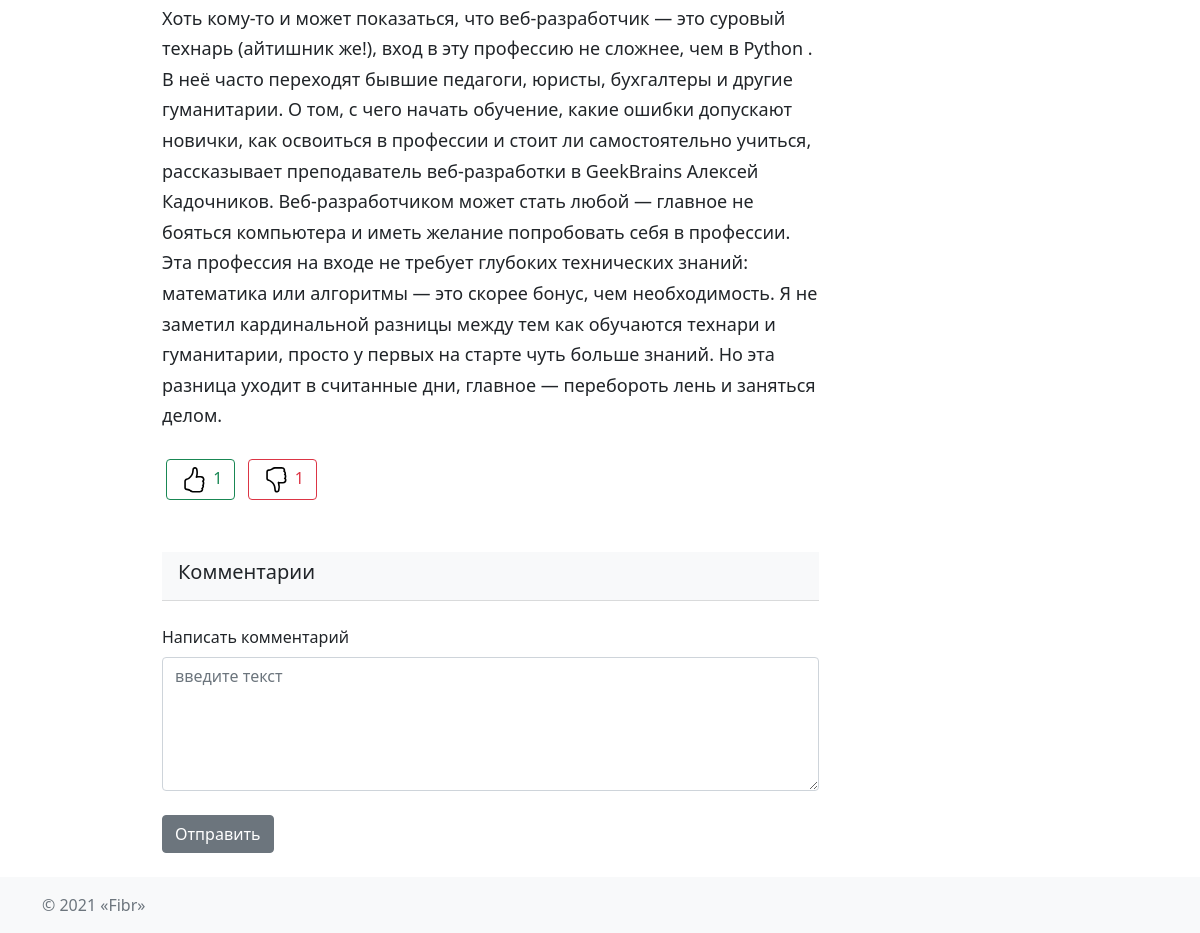
Page /article/10/ (lower part) on the earlier database version.
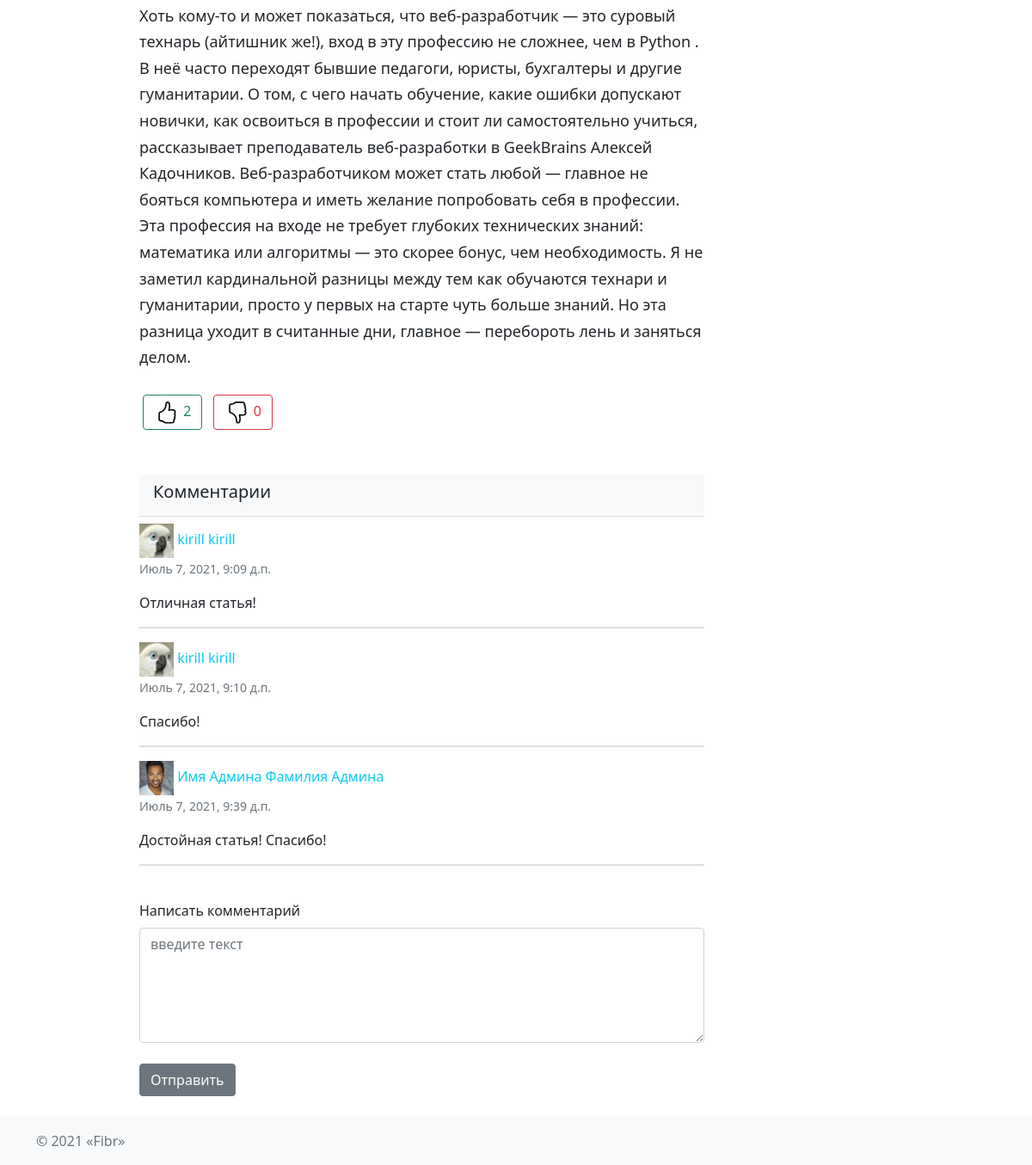
Same page on the later database version.
### article/models.py (models this page shows, shortened)
class Article(models.Model):
    user = models.ForeignKey(User, on_delete=models.CASCADE)
    topic = models.ForeignKey(Topic, on_delete=models.CASCADE, verbose_name='Раздел')
    title = models.CharField(max_length=64, unique=True, verbose_name='Название')
    content = models.TextField(blank=True, verbose_name='Статья')
    image = models.ImageField(upload_to='article_images', blank=True, verbose_name='Фото')
    created_at = models.DateTimeField(auto_now_add=True)
    updated_at = models.DateTimeField(auto_now=True)
    class Meta:
        verbose_name = 'Статья'
        verbose_name_plural = 'Статьи'
    def get_total_likes(self):
        likes = Like.objects.filter(article=self, is_liked=True)
        return len(likes)
    def get_total_dislikes(self):
        likes = Like.objects.filter(article=self, is_disliked=True)
        return len(likes)

class Comment(models.Model):
    user = models.ForeignKey(User, on_delete=models.CASCADE)
    article = models.ForeignKey(Article, on_delete=models.CASCADE)
    text = models.TextField(blank=True)
    created_at = models.DateTimeField(auto_now_add=True)
    updated_at = models.DateTimeField(auto_now=True)
    @property
    def get_author_name(self):
        author_name = self.user.get_full_name()
        return author_name
    @property
    def get_author_avatar(self):
        author_avatar = self.user.image
        return author_avatar

### authapp/models.py (models this page shows, shortened)
class User(AbstractUser):
    image = models.ImageField(upload_to='users_avatars', blank=True, default='static/img/default.jpg')
    birthday = models.DateField(blank=True, null=True)
    def __str__(self):
        return self.username

### article/views.py (the view)
# urls.py: path('<int:pk>/', article.ArticleView.as_view(), name='article'),
class ArticleView(DetailView):
    model = Article
    template_name = 'article/article.html'
    def get_context_data(self, **kwargs):
        context = super().get_context_data(**kwargs)
        context['articles'] = Article.objects.filter(topic=self.kwargs.get('pk'))
        context['comments'] = Comment.objects.filter(article=self.kwargs.get('pk'))
        return context

### context_processor.py (called while the page is built)
def topic_list(request):
    return {"topic_list": Topic.objects.all()}

### hub/models.py (called while the page is built)
    def __str__(self):
        return self.name

### article/templates/article/article.html (shortened to what this page needs)
{% extends 'article/base.html' %}
{% load static %}
{% block content %}
    <div class="container w-75">
        <p class="text w-75 pt-3"
           style="line-height: 1.70;font-size: 18px;overflow-wrap: break-word;"> {{ article.content | safe }}</p>
        <div class="panel-heading w-75 mt-4">
            <form action="{% url 'article:like_article' article.pk %}" method="POST">
                <button class="btn btn-outline-success m-1" type="submit" name="like_action" value="like">
                    {{ article.get_total_likes }}</button>
                <button class="btn btn-outline-danger m-1" type="submit" name="like_action" value="dislike">
                    {{ article.get_total_dislikes }}</button>
            </form>
        </div>
        <div class="card-header mt-5 w-75 bg-light">
            <p class="h5"> Комментарии</p>
        </div>
        {% for comment in comments %}
            <header class="accordion-header mt-2 w-75">
                <a href="user" class="text-info" title="Автор публикации" style="text-decoration: none;">
                    <img src="/media/{{ comment.get_author_avatar }}" width="40" height="40" class="img-fluid"
                         alt="img">
                    <span class="text">{{ comment.get_author_name }}</span>
                </a>
                <p class="timelist text-muted"><small>{{ comment.created_at }}</small></p>
            </header>
            <div class="media-list media-bordered mt-2 w-75">
                <div class="media">
                    <div class="media-body">
                        {{ comment.text }}
                    </div>
                    <hr style="border: 1px solid grey;">
                </div>
            </div>
        {% endfor %}
        <form class="form" action="{% url 'article:comment_article' article.pk %}" method="POST">
            <div class="form-body">
                <div class="form-group">
                    <label class="mt-4 w-75" for="review-desc-comment">Написать комментарий
                    </label>
                    <textarea class="form-control w-75 mt-2" id="review-desc-comment" name="text"
                              placeholder="введите текст" rows="5"></textarea>
                </div>
                <button class="btn btn-secondary mt-4 mb-4" type="submit">
                    Отправить
                </button>
            </div>
        </form>
    </div>
{% endblock %}

Differences in the rows shown:
computed for Article: get_total_likes "1" → "2"; get_total_dislikes "1" → "0"
added Comment: get_author_avatar (picture), get_author_name "kirill kirill", created_at "Июль 7, 2021, 9:09 д.п.", text "Отличная статья!"
added Comment: get_author_avatar (picture), get_author_name "kirill kirill", created_at "Июль 7, 2021, 9:10 д.п.", text "Спасибо!"
added Comment: get_author_avatar (picture), get_author_name "Имя Админа Фамилия Админа", created_at "Июль 7, 2021, 9:39 д.п.", text "Достойная статья! Спасибо!"
